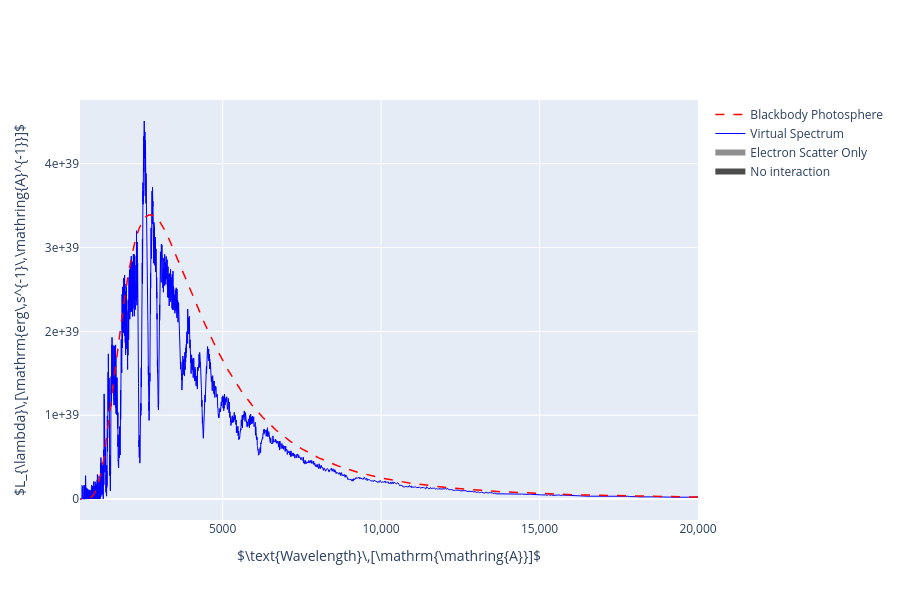

This figure's notebook cell:
### Markdown cell above
### Virtual packets mode

### Code cell
plotter.generate_plot_ply()

### Figure 1 — Plotly figure (JSON) as saved in the notebook; plotly's stock layout.template omitted (floating-point values rounded to 4 significant figures; data arrays with more than 128 entries replaced by an {"elided": "..."} marker saying what was removed)
{"data": [{"fillcolor": "#4C4C4C", "hovertemplate": "(%{x:.2f}, %{y:.3g})", "mode": "none", "name": "No interaction", "stackgroup": "emission", "type": "scatter", "x": {"elided": "10000 float values"}, "y": {"elided": "10000 float values"}}, {"fillcolor": "#8F8F8F", "hoverlabel": {"namelength": -1}, "hovertemplate": "(%{x:.2f}, %{y:.3g})", "mode": "none", "name": "Electron Scatter Only", "stackgroup": "emission", "type": "scatter", "x": {"elided": "10000 float values"}, "y": {"elided": "10000 float values"}}, {"hoverlabel": {"namelength": -1}, "hovertemplate": "(%{x:.2f}, %{y:.3g})", "line": {"color": "blue", "width": 1}, "mode": "lines", "name": "Virtual Spectrum", "type": "scatter", "x": {"elided": "10000 float values"}, "y": {"elided": "10000 float values"}}, {"hoverlabel": {"namelength": -1}, "hovertemplate": "(%{x:.2f}, %{y:.3g})", "line": {"color": "red", "dash": "dash", "width": 1.5}, "mode": "lines", "name": "Blackbody Photosphere", "type": "scatter", "x": {"elided": "10000 float values"}, "y": {"elided": "10000 float values"}}], "layout": {"height": 600, "xaxis": {"exponentformat": "none", "title": {"text": "$\\text{Wavelength}\\,[\\mathrm{\\mathring{A}}]$"}}, "yaxis": {"exponentformat": "e", "title": {"text": "$L_{\\lambda}\\,[\\mathrm{erg\\,s^{-1}\\,\\mathring{A}^{-1}}]$"}}}}
